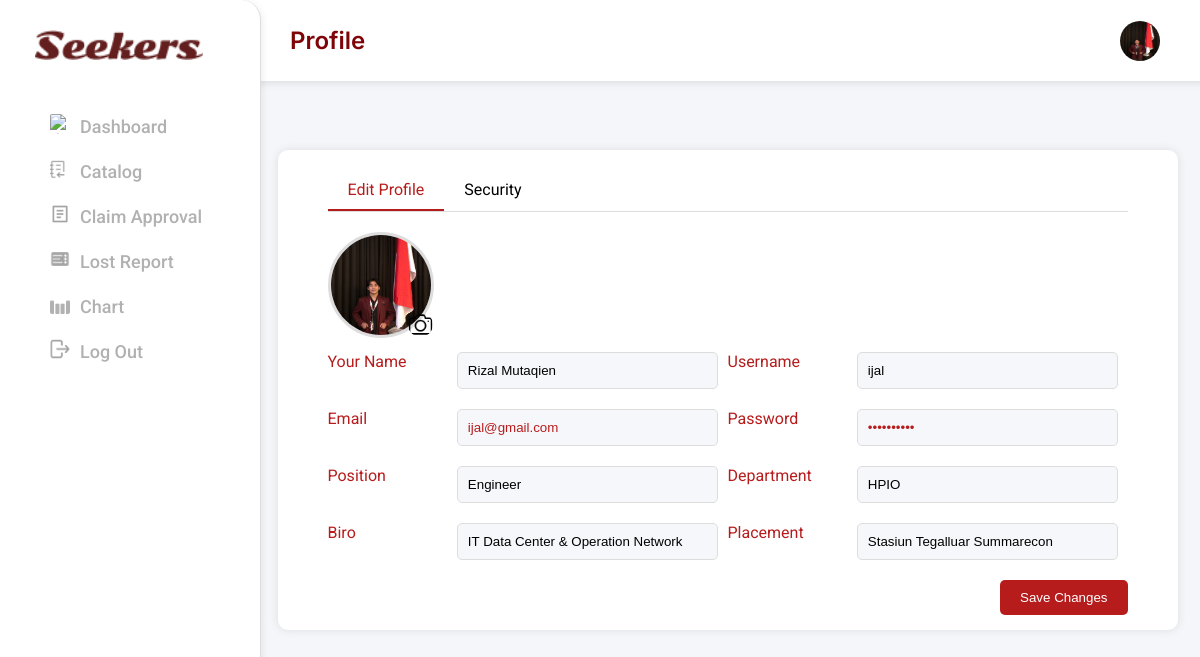
Screenshot of /profil.php (signed in) with the database file from the repository.
### tables this page shows
CREATE TABLE `users` (
  `id` int(11) NOT NULL,
  `fullname` varchar(100) NOT NULL,
  `username` varchar(50) NOT NULL,
  `email` varchar(50) NOT NULL,
  `password` varchar(255) NOT NULL,
  `position` varchar(100) DEFAULT NULL,
  `departement` varchar(100) DEFAULT NULL,
  `biro` varchar(100) DEFAULT NULL,
  `placement` varchar(100) DEFAULT NULL,
  `profile_pic` varchar(255) NOT NULL DEFAULT 'profil/noprofil.png'
);

### profil.php (the view, shortened to what this page needs)
<?php
$host = "localhost";
$user = "root";
$pass = "";
$dbname = "lost_and_found";
$conn = new mysqli($host, $user, $pass, $dbname);
$user_id = $_SESSION['user_id'];
$query = "SELECT fullname, email, password, username, position, departement, biro, placement, profile_pic FROM users WHERE id = ?";
$stmt = $conn->prepare($query);
$stmt->bind_param("i", $user_id);
$stmt->execute();
$result = $stmt->get_result();
$user = $result->fetch_assoc();
?>
<!DOCTYPE html>
<html lang="id">
<head>
    <link href="https://cdnjs.cloudflare.com/ajax/libs/font-awesome/5.15.3/css/all.min.css" rel="stylesheet"/>
    <link href="https://cdnjs.cloudflare.com/ajax/libs/font-awesome/5.15.4/css/all.min.css" rel="stylesheet">
    <link rel="stylesheet" href="style/profile1.css" />
    </head>
    <div class="container">
    <div class="sidebar">
    <img alt="Logo" height="57" src="asset/Seekers.png" width="168"/>
    <ul>
        <li>
            <a href="dashboard.php" style="display: flex; align-items: center; gap: 10px; color:#B1B1B1">
                <img src="asset/dashcat.png" alt="dashboard" style="width: 20px; height: 20px; border-radius: 10%; margin-bottom: 5px;">
                Dashboard
            </a>
        </li>
        <li>
        <li>
            <a href="catalog.php" style="display: flex; align-items: center; gap: 10px; color:#B1B1B1 ;">
                <img src="asset/catdash.png" alt="dashboard" style="width: 20px; height: 20px; border-radius: 10%; margin-bottom: 5px;">
                Catalog
            </a>
        </li>
        <li>
            <a href="claimapproval.php" style="display: flex; align-items: center; gap: 10px; color:#B1B1B1">
                <img src="asset/claimappdas.png" alt="dashboard" style="width: 20px; height: 20px; border-radius: 10%; margin-bottom: 5px;">
                Claim Approval
            </a>
        </li>
        <li>
                <a href="lostreport.php" style="display: flex; align-items: center; gap: 10px; color:#B1B1B1">
                    <img src="asset/report2.png" alt="dashboard" style="width: 20px; height: 20px; border-radius: 10%; margin-bottom: 5px;">
                    Lost Report
                </a>
            </li>
        <li>
            <a href="chart.php" style="display: flex; align-items: center; gap: 10px; color:#B1B1B1">
                <img src="asset/chartdas.png" alt="dashboard" style="width: 20px; height: 20px; border-radius: 10%; margin-bottom: 5px;">
                Chart
            </a>
        </li>
        <li>
            <a href="logout.php" style="display: flex; align-items: center; gap: 10px; color:#B1B1B1">
                <img src="asset/logdas.png" alt="dashboard" style="width: 20px; height: 20px; border-radius: 10%; margin-bottom: 5px;">
                Log Out
            </a>
        </li>
    </ul>
    </div>
<div class="main-content">
    <div class="header">
        <h1>Profile</h1>
            <div class="search">
            <img alt="User Profile" height="35" width="35"
                src="<?= htmlspecialchars($user['profile_pic'] ?: 'profil/noprofil.png') ?>?t=<?= time() ?>"
                onclick="window.location.href='profil.php'"/>
            </div>
    </div>
    <div class="profile-card">
        <div class="tabs" style="margin-top: -30px;">
            <div class="active">Edit Profile</div>
            <div onclick="window.location.href='security.php'">Security</div>
        </div>
        <form id="uploadForm" enctype="multipart/form-data">
            <div class="profile-pic">
                <img id="profileImage" src="<?= htmlspecialchars($user['profile_pic'] ?: 'profil/noprofil.png') ?>?t=<?= time() ?>" alt="Foto Profil">
                <label for="fileInput" class="upload-icon">
                    <img src="profil/camera.png" alt="Upload">
                </label>
            </div>
        </form>
        <form action="update_profile.php" method="POST">
    <div class="form-group">
        <label for="fullname">Your Name</label>
        <input id="fullname" name="fullname" type="text" value="<?= htmlspecialchars($user['fullname']) ?>"/>
        <label for="username">Username</label>
        <input id="username" name="username" type="text" value="<?= htmlspecialchars($user['username']) ?>"/>
    </div>
    <div class="form-group">
        <label for="email">Email</label>
        <input id="email" name="email" type="email" value="<?= htmlspecialchars($user['email']) ?>" disabled/>
        <label for="password">Password</label>
        <input disabled id="password" type="password" value="**********"/>
    </div>
    <div class="form-group">
        <label for="position">Position</label>
        <input id="position" name="position" type="text" value="<?= htmlspecialchars($user['position']) ?>"/>
        <label for="departement">Department</label>
        <input id="departement" name="departement" type="text" value="<?= htmlspecialchars($user['departement']) ?>"/>
    </div>
    <div class="form-group">
        <label for="biro">Biro</label>
        <input id="biro" name="biro" type="text" value="<?= htmlspecialchars($user['biro']) ?>"/>
        <label for="placement">Placement</label>
        <input id="placement" name="placement" type="text" value="<?= htmlspecialchars($user['placement']) ?>"/>
    </div>
    <button type="submit" class="save-btn">Save Changes</button>
</form>
    </div>
</div>
</div>
</body>
</html>

### style/profile1.css (style rules this page uses)
body h1 { color: #7F0408; }
.container { display: flex; }
.sidebar { width: 200px; background-color: #fff; padding: 30px; box-shadow: 0 2px 8px rgba(0, 0, 0, 0.1); font-weight: 500; position: fixed; top: 0; left: 0; height: 100vh; overflow-y: auto; z-index: 10; border-right: 1px solid #ddd; border-radius: 0 20px 20px 0; }
.sidebar img { width: 168px; height: 30px; margin-bottom: 30px; margin-left: 5px; }
.sidebar ul { list-style: none; padding: 0; margin-left: 15px; }
.sidebar ul li { margin: 20px 0; }
.sidebar ul li a { text-decoration: none; color: #333; font-size: 18px; display: flex; align-items: center; transition: 0.3s; }
.main-content { flex: 1; padding-left: 255px; margin-top: 50px; }
.header { position: fixed; top: 0; left: 200px; width: calc(100% - 200px); z-index: 5; display: flex; justify-content: space-between; align-items: center; background-color: #fff; padding: 10px 30px; box-shadow: 0 2px 8px rgba(0, 0, 0, 0.1); border-radius: 0 0 20px 20px; margin-left: 30px; }
.header h1 { font-size: 24px; color: #7F0408; font-family: 'Inter', sans-serif; font-weight: 600; margin-left: 30px; }
.header .search { display: flex; align-items: center; }
.header .search img { width: 40px; height: 40px; border-radius: 50%; margin-right: 100px; }
.profile-pic img { width: 100px; height: 100px; object-fit: cover; border-radius: 50%; border: 3px solid #ddd; object-fit: cover; }
.profile-pic { position: relative; width: 100px; height: 100px; }
.upload-icon { position: absolute; bottom: -10px; right: -10px; padding: 5px; width: auto; height: auto; display: flex; justify-content: center; align-items: center; background: none !important; box-shadow: none !important; border: none !important; cursor: pointer; }
.upload-icon img { width: 25px; height: 25px; background: none !important; border: none !important; }
.profile-card { background-color: #ffffff; padding: 50px; border-radius: 10px; box-shadow: 0 0 10px rgba(0, 0, 0, 0.1); max-width: 800px; margin: 0 auto; margin-top: 100px; }
.profile-card .tabs { display: flex; border-bottom: 1px solid #ddd; margin-bottom: 20px; }
.profile-card .tabs div { padding: 10px 20px; cursor: pointer; }
.profile-card .tabs .active { border-bottom: 2px solid #b71c1c; color: #b71c1c; }
.profile-card .form-group { display: flex; justify-content: space-between; margin-bottom: 20px; }
.profile-card .form-group label { flex: 1; margin-right: 10px; color: #b71c1c; }
.profile-card .form-group input { flex: 2; padding: 10px; border: 1px solid #ddd; border-radius: 5px; background-color: #f5f7fa; margin-right: 10px; }
.profile-card .form-group input[disabled] { background-color: #f5f7fa; color: #b71c1c; }
.profile-card .save-btn { background-color: #b71c1c; color: #fff; padding: 10px 20px; border: none; border-radius: 5px; cursor: pointer; float: right; }

### rows the page displays
users: profile_pic (picture), fullname "Rizal Mutaqien", username "ijal", email "ijal@gmail.com", position "Engineer", departement "HPIO", biro "IT Data Center & Operation Network", placement "Stasiun Tegalluar Summarecon"
